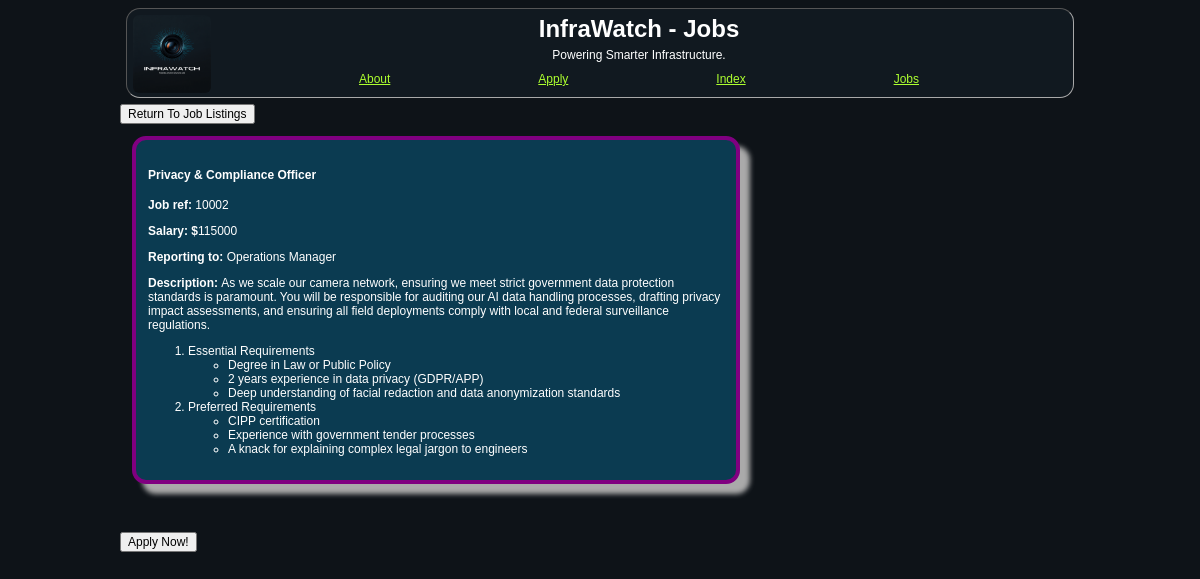
The app's page /job_search_result.php?job_ref=10002 with its own data.
### tables this page shows
CREATE TABLE `jobs` (
  `job_ref` int NOT NULL,
  `job_title` varchar(255) DEFAULT NULL,
  `salary` int NOT NULL,
  `reports_to` varchar(50) NOT NULL,
  `description` text NOT NULL,
  `essential_requirements` text NOT NULL,
  `pref_requirements` text NOT NULL
);

### job_search_result.php (the view, shortened to what this page needs)
<!DOCTYPE html>
<html lang="en">
<head>
    <link rel="stylesheet" href="styles/styles.css">
</head>
<body>
    <?php
    include 'header.inc';
    ?>
<a href="jobs.php">
    <button>Return To Job Listings</button>
</a>
<?php
    $conn = @mysqli_connect ($host,$username,$password,$database);
    if(!$conn) {
            echo "<p> Database connection failed: ". mysqli_connect_error()."</p>";
    }
    else{
        if(isset($_GET['job_ref'])) {
        $job_ref = mysqli_real_escape_string($conn, $_GET['job_ref']);
        $sql = "SELECT * FROM jobs WHERE job_ref = '$job_ref'";
        $result = mysqli_query($conn, $sql);
        if($result && mysqli_num_rows($result) > 0){
            while($row = mysqli_fetch_assoc($result)){
                $job_ref = htmlspecialchars($row['job_ref']);
                $job_title = htmlspecialchars($row['job_title']);
                $salary = htmlspecialchars($row['salary']);
                $reports_to = htmlspecialchars($row['reports_to']);
                $description = htmlspecialchars($row['description']);
                $essential_requirements = htmlspecialchars($row['essential_requirements']);
                $pref_requirements = htmlspecialchars($row['pref_requirements']);
                $essentials_array = explode(", ", $essential_requirements);
                $pref_array = explode(", ", $pref_requirements);
                echo "<section class ='job_entry'>";
                echo "<h4>$job_title</h4>";
                echo "<p><strong>Job ref: </strong>$job_ref</p>";
                echo "<p><strong>Salary: $</strong>$salary</p>";
                echo "<p><strong>Reporting to: </strong>$reports_to</p>";
                echo "<p><strong>Description: </strong>$description</p>";
                echo "<ol>";
                    echo "<li>Essential Requirements";
                        echo "<ul>";
                         foreach ($essentials_array as $ess_item) {
                            echo "<li>" . htmlspecialchars($ess_item) . "</li>";
                        };
                        echo "</ul>";
                    echo "</li>";
                    echo "<li>Preferred Requirements";
                        echo "<ul>";
                        foreach ($pref_array as $pref_item) {
                             echo "<li>" . htmlspecialchars($pref_item) . "</li>";
                        }
                        echo "</ul>";
                echo "</ol>";
                echo "</section>";
            }
        }
        }
    }
?>
<a href="apply.php?job_ref=<?php echo $job_ref; ?>">
    <button type="button">Apply Now!</button>
</a>
</body>
</html>

### styles/styles.css (style rules this page uses)
* { font-family: Arial, Helvetica, sans-serif; font-size: 1vw; }
a:visited, a:link { color: greenyellow; }
body { background-color: #0e1318; color: white; width: 80%; margin-left: 10%; margin-right: 10%; }

### job_search_result.php (style rules this page uses)
.job_entry { border: 4px solid purple; border-radius: 14px; margin: 1em; margin-bottom: 4em; padding: 1em; background-color: #0b3b51 ; width: 60%; box-shadow: 10px 10px 5px #aaaaaa; }

### records on screen
jobs: job_title "Privacy & Compliance Officer", job_ref "10002", salary "115000", reports_to "Operations Manager", description "As we scale our camera network, ensuring we meet strict government data protection standards is paramount. You will be responsible for auditing our AI data handling processes, drafting privacy impact assessments, and ensuring all field deployments comply with local and federal surveillance regulations.", essential_requirements "Degree in Law or Public Policy", essential_requirements "2 years experience in data privacy (GDPR/APP)", essential_requirements "Deep understanding of facial redaction and data anonymization standards", pref_requirements "CIPP certification", pref_requirements "Experience with government tender processes", pref_requirements "A knack for explaining complex legal jargon to engineers"

### other values on screen
$page_title "Jobs"
